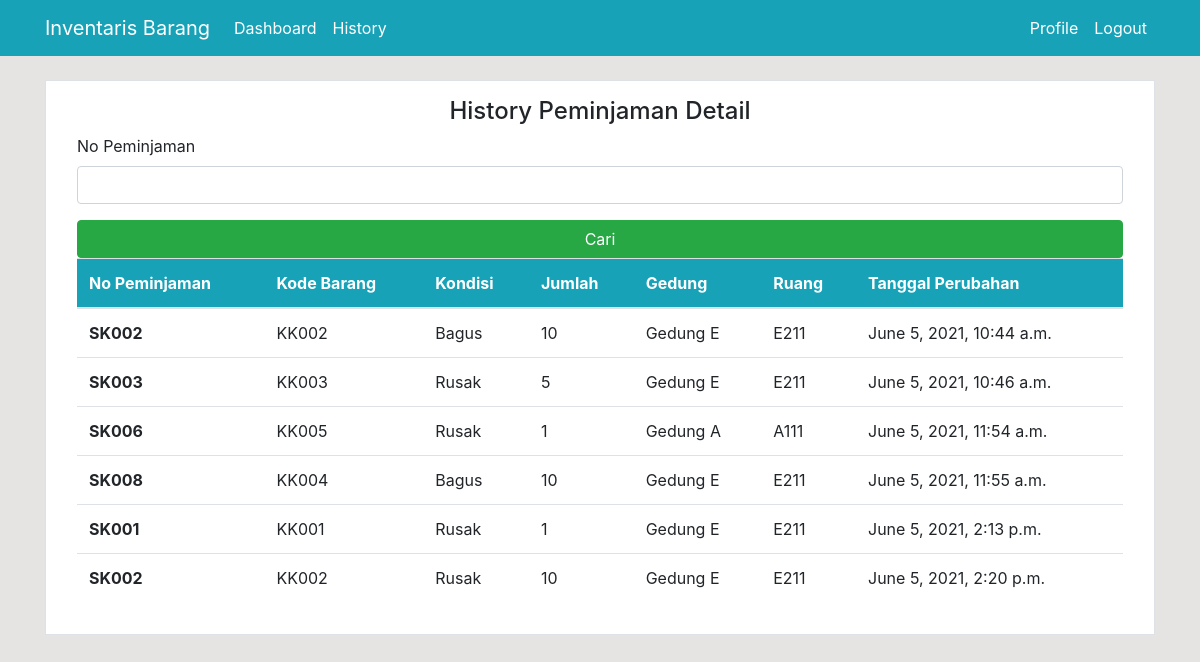
The page /peminjamandetailhistory/ (signed in) on the database its author committed.
### dashboard/models.py (models this page shows, shortened)
class PeminjamanDetailHistory(models.Model):
    No_Peminjaman = models.CharField(max_length=10 ,null=True, blank=True)
    Kode_Barang = models.CharField(max_length=10, null=True, blank=True)
    Kondisi = models.CharField(max_length=10, null=True)
    Jumlah = models.PositiveIntegerField()
    Gedung = models.CharField(max_length=10 ,null=True, blank=True)
    Ruang = models.CharField(max_length=10, null=True, blank=True,)
    tgl_perubahan = models.DateTimeField(auto_now_add=True)

### dashboard/views.py (the view)
# urls.py: path('peminjamandetailhistory/', views.peminjamandetailhistory, name='dashboard-peminjamandetailhistory'),
@login_required
def peminjamandetailhistory(request):
    items = PeminjamanDetailHistory.objects.all()
    form = CariPeminjamanHistoryForm(request.POST or None)
    myFilter = CariPeminjamanHistory(request.POST, queryset=items)
    items = myFilter.qs
    context = {
        'items' : items,
        'form' : form,
    }
    return render(request, 'dashboard/peminjamandetailhistory.html', context)

### dashboard/forms.py
class CariPeminjamanHistoryForm(forms.ModelForm):
    class Meta:
        model = PeminjamanDetailHistory
        fields = ['No_Peminjaman']

### templates/dashboard/peminjamandetailhistory.html (shortened to what this page needs)
{% extends 'partials/base.html' %}
{% load crispy_forms_tags %}
{% block content %}
    <div class="container">
        <div class="row my-4">
            <div class="col-md-12">
            <div class="border bg-white p-3" align=center>
                    <h4>History Peminjaman Detail</h4>
            <div class="col-md-12" align=left>
            <form method="POST" enctype="multipart/form-data">
                        {{ form|crispy }}
                        <input class="btn btn-success btn-block" type="submit" value="Cari">
            </form>
            </div>
            <div class="col-md-12">
                <table class="table bg-white">
                    <thead class="bg-info">
                        <tr class="text-white">
                            <th scope="col">No Peminjaman</th>
                            <th scope="col">Kode Barang</th>
                            <th scope="col">Kondisi</th>
                            <th scope="col">Jumlah</th>
                            <th scope="col">Gedung</th>
                            <th scope="col">Ruang</th>
                            <th scope="col">Tanggal Perubahan</th>
                        </tr>
                    </thead>
                    <tbody>
                     {% for item in items %}
                        <tr>
                            <th scope="row">{{ item.No_Peminjaman }}</th>
                            <td>{{ item.Kode_Barang }}</td>
                            <td>{{ item.Kondisi }}</td>
                            <td>{{ item.Jumlah }}</td>
                            <td>{{ item.Gedung }}</td>
                            <td>{{ item.Ruang }}</td>
                            <td>{{ item.tgl_perubahan }}</td>
                        </tr>
                    {% endfor %}
                    </tbody>
                </table>
            </div>
            </div>
        </div>
    </div>
{% endblock %}

### static/style.css (style rules this page uses)
body { background: rgb(230, 227, 227); }
td { word-wrap: break-word; }
* { box-sizing: border-box; }

### rows shown on the page
PeminjamanDetailHistory: No_Peminjaman "SK002", Kode_Barang "KK002", Kondisi "Bagus", Jumlah "10", Gedung "Gedung E", Ruang "E211", tgl_perubahan "June 5, 2021, 10:44 a.m."
PeminjamanDetailHistory: No_Peminjaman "SK003", Kode_Barang "KK003", Kondisi "Rusak", Jumlah "5", Gedung "Gedung E", Ruang "E211", tgl_perubahan "June 5, 2021, 10:46 a.m."
PeminjamanDetailHistory: No_Peminjaman "SK006", Kode_Barang "KK005", Kondisi "Rusak", Jumlah "1", Gedung "Gedung A", Ruang "A111", tgl_perubahan "June 5, 2021, 11:54 a.m."
PeminjamanDetailHistory: No_Peminjaman "SK008", Kode_Barang "KK004", Kondisi "Bagus", Jumlah "10", Gedung "Gedung E", Ruang "E211", tgl_perubahan "June 5, 2021, 11:55 a.m."
PeminjamanDetailHistory: No_Peminjaman "SK001", Kode_Barang "KK001", Kondisi "Rusak", Jumlah "1", Gedung "Gedung E", Ruang "E211", tgl_perubahan "June 5, 2021, 2:13 p.m."
PeminjamanDetailHistory: No_Peminjaman "SK002", Kode_Barang "KK002", Kondisi "Rusak", Jumlah "10", Gedung "Gedung E", Ruang "E211", tgl_perubahan "June 5, 2021, 2:20 p.m."
